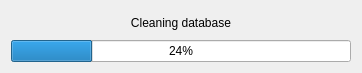
<?xml version="1.0" encoding="UTF-8"?>
<ui version="4.0">
 <class>DBCleaner</class>
 <widget class="QWidget" name="DBCleaner">
  <property name="geometry">
   <rect>
    <x>0</x>
    <y>0</y>
    <width>362</width>
    <height>73</height>
   </rect>
  </property>
  <property name="windowTitle">
   <string>Database Cleaner</string>
  </property>
  <layout class="QVBoxLayout" name="verticalLayout">
   <item>
    <widget class="QLabel" name="label">
     <property name="text">
      <string>Cleaning database</string>
     </property>
     <property name="alignment">
      <set>Qt::AlignCenter</set>
     </property>
    </widget>
   </item>
   <item>
    <widget class="QProgressBar" name="progressBar">
     <property name="value">
      <number>24</number>
     </property>
    </widget>
   </item>
  </layout>
 </widget>
 <resources>
  <include location="../resources/imageimp.qrc"/>
 </resources>
 <connections/>
</ui>
